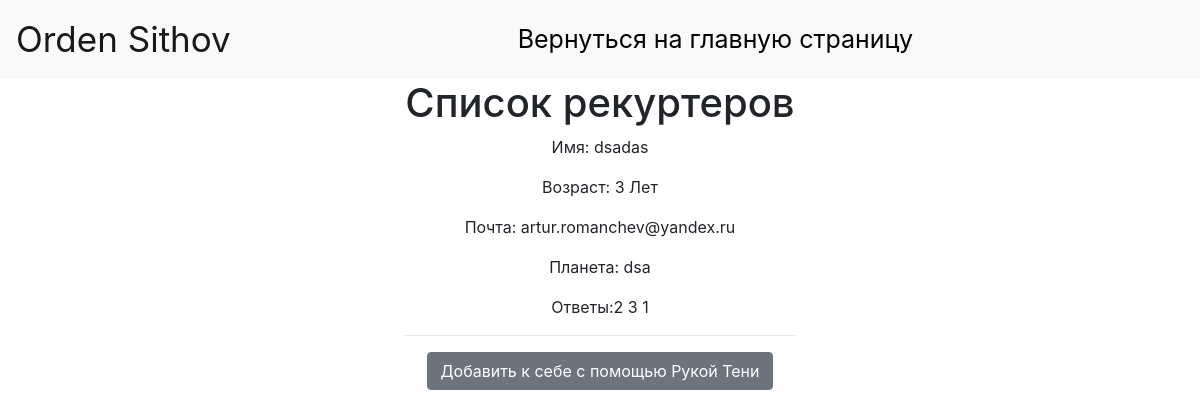
Page /recurt/ on the earlier database version.
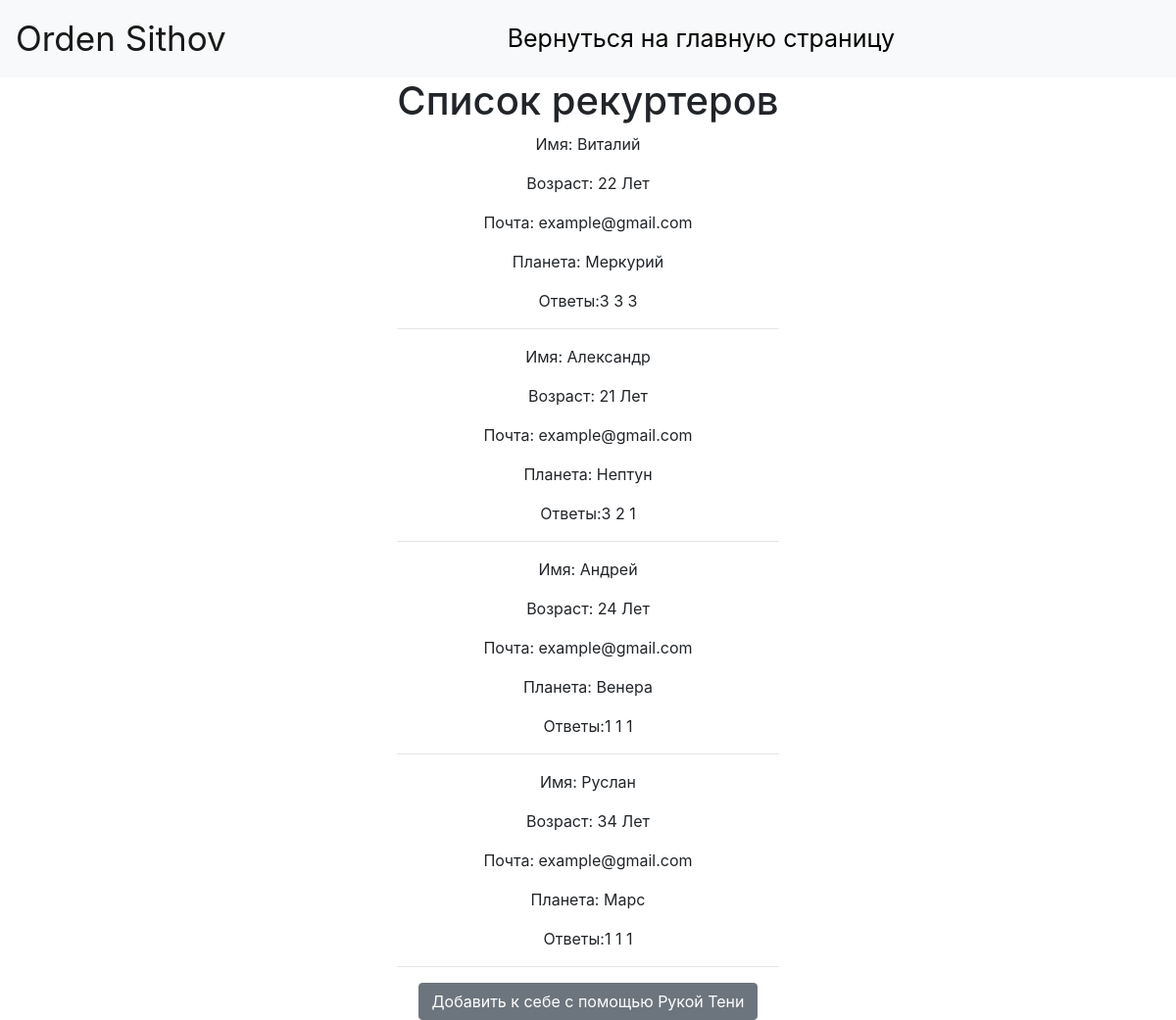
Same page on the later database version.
### bars/models.py (models this page shows)
class Recurt(models.Model):
    name = models.CharField('Имя', max_length=30)
    planet = models.CharField('Планета',null=True, max_length=40)
    age = models.IntegerField('Возраст' ,null=True)
    email = models.EmailField('Почта',null=True)
    question1 = models.IntegerField("Ответ на первый вопрос 1 или 2 или 3", null=True)
    question2 = models.IntegerField("Ответ на второй вопрос 1 или 2 или 3", null=True)
    question3 = models.IntegerField("Ответ на третий вопрос 1 или 2 или 3", null=True)

### bars/views.py (the view)
# urls.py: url(r'^recurt/$', views.recurt, name='recurt_info'),
def recurt(request):
    recurt = Recurt.objects.all()
    return render(request, 'recurt_info.html', {'recurt': recurt})

### bars/templates/recurt_info.html (shortened to what this page needs)
{% extends 'base.html' %}
{% load static %}
{% block content %}
<div class="recurt block">
    <div class="container-fluid">
        <div class="row text-center justify-content-center">
            <div class="col-xs-12">
                <h1>Список рекуртеров</h1>
                {% for recurt in recurt %}
                <p>Имя: {{ recurt.name }}</p>
                <p>Возраст: {{ recurt.age }} Лет</p>
                <p>Почта: {{ recurt.email }}</p>
                <p>Планета: {{ recurt.planet }}</p>
                <p>Ответы:{{ recurt.question1 }} {{ recurt.question2 }} {{ recurt.question3 }}</p>
                <hr>
                {% endfor %}
                <a href="{% url 'shadowhand_form' %}" class="btn btn-secondary" role="button" aria-pressed="false"  autocomplete="off">Добавить к себе с помощью Рукой Тени</a>
            </div>
        </div>
    </div>
</div>
{% endblock %}

### bars/templates/base.html (shortened to what this page needs)
{% load static %}
<html>
<head>
    <link rel="stylesheet" href="https://stackpath.bootstrapcdn.com/bootstrap/4.3.1/css/bootstrap.min.css">
    <link rel="stylesheet" href="{% static 'main/main.css' %}">
</head>
<body>
{% block nav %}
<nav class="navbar navbar-light bg-light">
  <a class="navbar-brand" href="{% url 'main' %}">
    Orden Sithov
  </a>
    <div class="mx-auto">
    <a class="nav-item" href="{% url 'main' %}">Вернуться на главную страницу</a>
    </div>
</nav>
{% endblock %}
{%block content%}
{% endblock %}
</body>
</html>

### bars/static/main/main.css (style rules this page uses)
.navbar-brand { font-size: 35px; }
.nav-item { font-size: 25px; }
a { color: black; font-size: 25pt; }

Differences in the rows shown:
changed Recurt: name "dsadas" → "Виталий"; age "3" → "22"; email "artur.romanchev@yandex.ru" → "example@gmail.com"; planet "dsa" → "Меркурий"; question1 "2" → "3"; question3 "1" → "3"
added Recurt: name "Александр", age "21", email "example@gmail.com", planet "Нептун", question1 "3", question2 "2", question3 "1"
added Recurt: name "Андрей", age "24", email "example@gmail.com", planet "Венера", question1 "1", question2 "1", question3 "1"
added Recurt: name "Руслан", age "34", email "example@gmail.com", planet "Марс", question1 "1", question2 "1", question3 "1"
